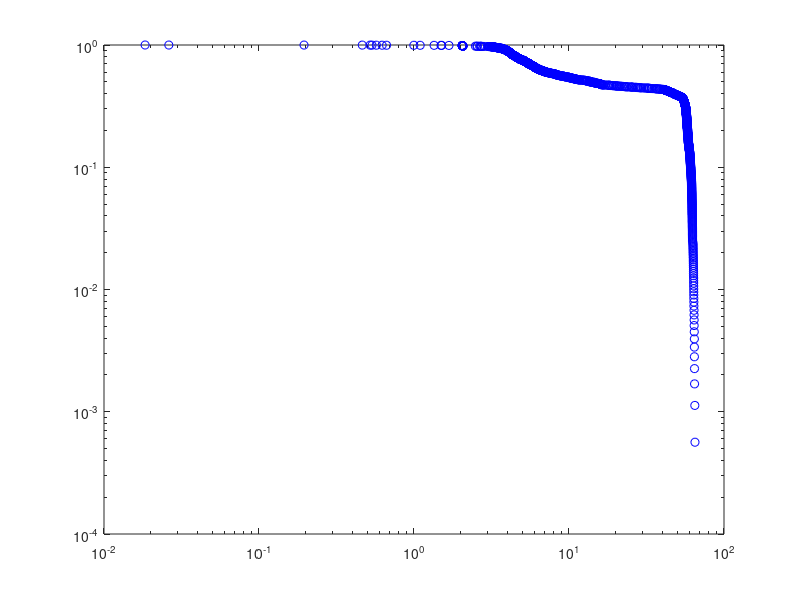

Write MATLAB code to recreate this figure.
roadlength=200; %total length of the road
tsimul = 1000; %Total time of simulation
sigcyc=120; %time signal is red + time signal is green
dutyratio=0.5; %ratio of green signal time to red signal time

P=100; %P is total number of cars
%P=[30,35,40,45,50]; %for different densities
alpha=0.2;%rand(1,P);%0.2;  %constant1 for friction coefficent (vehicle to the road);
bta=0.2;%rand(1,P);%0.2;     %bta for acceleration de-acceleration co-efficent
rt=0.3;%rand(1,P);%0.3;       %constant3 reaction time of the driver
rr = 0.6;    %limit of random term in the acceleration
dt = [];     %%% collecting all time updates
Vel = [];    %%% collecting all velocity updates
X = [];
thresholdspeed=0.1; %speed below which a car is considered to be in a congestion
wt=cell(1,length(P)); %array storing how long a car has speed less than thresholdspeed 

for kl=1:1%no of realization
    for lk=1:length(P)
        p=P(lk);
        fp=(1:1:p);%fix the focusing point
        l=randperm(roadlength);
        l=sort(l(1:p),'ascend');%initialize the space position in link 
        vel_h = ones(1,p);                                   %%%% intitiaing all velocities
        time=0;
        wt_zr_vl=[];%to store time of selected car whose velocity stays less than thresholdspeed;
        tmp=zeros(1,p);
        z_s_t=zeros(1,p);%intialize the starting time of car 1 whose velocity stays under thresholdspeed
        greentime=dutyratio*sigcyc; %total time light is green during a signal cycle
        redtime=sigcyc-greentime;

        while (time<tsimul)
            green=0;
            while (green<greentime)
                dis_h=[(diff(l)-1),(roadlength-l(end)+l(1)-1)];%distance head
                dis_h = round(dis_h*1e8)/1e8;                               %%%% rounding off distance values to avoid math errors
                
                rndm_deceleration=zeros(1,p);                               %%%initialize the random deaccelration
                rdm_arr=randperm(p);                                        %%%randomize the car numbers
                rndm_deceleration(rdm_arr(1))=rr*rand;                     %%%pick the first number in rdm_arr and assign the deceleration radomly between 0 to .6
                
                acc = -(alpha + rndm_deceleration).*vel_h + bta.*(((dis_h-(vel_h.*rt)))./(dis_h+1));%%% acceleration update
                acc(dis_h==0) = -100;                                       %%% stop if too close to the car in front
                det = 2*acc.*dis_h + vel_h.^2;                              %%% determinant: u0^2 + 2as, while calculating time, t = (-v0 + sqrt(u0^2 + 2as))/a
                ind_d = find(det>=0 & acc~=0);
                ind_d1 = find(det<0 & acc~=0);
                ind_d2 = find(acc==0 & vel_h~=0 & dis_h~=0);
                Tou = [(sqrt(det(ind_d)) - vel_h(ind_d))./acc(ind_d), -vel_h(ind_d1)./acc(ind_d1), dis_h(ind_d2)./vel_h(ind_d2)];
                tou = min(Tou(Tou~=0));
                g=tou;
                g=(~((green+g)<greentime))*(greentime-green)+((green+g)<greentime)*g;%adjust the green time to make the total green time equals to greentime
                green=green+g;
%                dt = [dt,g];                                                %%% collecting all time updates
                d = find(dis_h~=0);
                
                l(d) = l(d) + vel_h(d)*g + 0.5*acc(d)*g*g;                  %%% distance update
                vel_h = vel_h + acc*g;                                      %%% velocity update
        
                for klj=1:p
                   
                    if (vel_h(fp==klj)<thresholdspeed)%&&(l(fp==1)>65)
                        if ((tmp(klj)==0))% & (acc(fp==klj)~=0))
                            tmp(klj)=1;
                            z_s_t(klj)=time+green + ((thresholdspeed-vel_h(fp==klj))/acc(fp==klj));%%% time at which the velocity drops below the threshold
                        end
                   end
                   
                   if (~(vel_h(fp==klj)<thresholdspeed))
                       if ((tmp(klj)==1))% & (acc(fp==klj)~=0))
                           tmp(klj)=0;
                           wt_zr_vl=[wt_zr_vl,time+green-z_s_t(klj) + ((thresholdspeed-vel_h(fp==klj))/acc(fp==klj))];%%% time at which the velocity rises above the threshold
                       end
                   end
                end
                
                vel_h(vel_h<0) = 0;                                         %%% negative velocities are not possible

                l = mod(l,roadlength);                                      %%% to make sure periodic boundary condition
                [l,ind]=sort(l,'ascend');
                fp=fp(ind);
                vel_h = vel_h(ind);
%                Vel = [Vel, vel_h(fp==1)];              
%                X = [X;l];
            end
            
            %l = mod(l,roadlength);                                          %%% to make sure periodic boundary condition
            %[l,ind]=sort(l,'ascend');
            %fp=fp(ind);
            %vel_h = vel_h(ind);
            red=0;

            while (red<redtime)
                %dis_h=[(diff(l)-1),(roadlength-l(end))];%position of the signal is 100
                %%%% the above line is replaced by the following line to include
                %%%% the case where a car just crosses the signal when it turns red
                dis_h=[(diff(l)-1),min((roadlength-l(end)),(roadlength-l(end)+l(1)-1))];%position of the signal is 100
                dis_h = round(dis_h*1e8)/1e8;                               %%%% rounding off distance values to avoid math errors
        
                rndm_deceleration=zeros(1,p);                               %%%initialize the random deaccelration
                rdm_arr=randperm(p);                                        %%%randomize the car numbers
                rndm_deceleration(rdm_arr(1))=rr*rand;                     %%%pick the first number in rdm_arr and assign the deceleration radomly between 0 to .6
                
                acc = -(alpha + rndm_deceleration).*vel_h + bta.*(((dis_h-(vel_h.*rt)))./(dis_h+1));%%% acceleration update
                acc(dis_h==0) = -100;                                       %%% stop if too close to the car in front
                det = 2*acc.*dis_h + vel_h.^2;                              %%% determinant: u0^2 + 2as, while calculating time, t = (-v0 + sqrt(u0^2 + 2as)0/a
                ind_d = find(det>=0 & acc~=0);
                ind_d1 = find(det<0 & acc~=0);
                ind_d2 = find(acc==0 & vel_h~=0 & dis_h~=0);
                Tou = [(sqrt(det(ind_d)) - vel_h(ind_d))./acc(ind_d), -vel_h(ind_d1)./acc(ind_d1), dis_h(ind_d2)./vel_h(ind_d2)];
                tou = min(Tou(Tou>0));
                r=tou;
                r=(~((red+r)<redtime))*(redtime-red)+((red+r)<redtime)*r;%adjust kmc ts to make the total red time is redtime
                red=red+r;
%                dt = [dt,r];                                                %%% collecting all time updates
                d = find(dis_h~=0);
                
                l(d) = l(d) + vel_h(d)*r + 0.5*acc(d)*r*r;                  %%% distance update
                vel_h = vel_h + acc*r;                                      %%% velocity update
        
                for klj=1:p

                    if (vel_h(fp==klj)<thresholdspeed)%&&(l(fp==1)>65)
                        if ((tmp(klj)==0))% & (acc(fp==klj)~=0))
                            tmp(klj)=1;
                            z_s_t(klj)=time+green+red + ((thresholdspeed-vel_h(fp==klj))/acc(fp==klj));%%% time at which the velocity drops below the threshold
                        end
                    end
                    
                    if (~(vel_h(fp==klj)<thresholdspeed))
                        if ((tmp(klj)==1))% & (acc(fp==klj)~=0))
                            tmp(klj)=0;
                            wt_zr_vl=[wt_zr_vl,time+green+red-z_s_t(klj) + ((thresholdspeed-vel_h(fp==klj))/acc(fp==klj))];%%% time at which the velocity rises above the threshold
                        end
                    end
                end
                
                vel_h(vel_h<0) = 0;                                         %%% negative velocities are not possible
%                Vel = [Vel, vel_h(fp==1)];              
%                X = [X;l];
            end
            
            time=time+sigcyc;
        end
        
        wt{kl,lk}=wt_zr_vl(1:end); %discarding the first 2000 waiting time values as transients   %%%% changed from 10000 to 1
    end
    
end%end of no of realization
%figure,
%for i=1:length(Vel),
%hold on;
%plot(X(i,:),sum(dt(1:i)),'.');
%end;

%for generating speed profile of the first car
%figure,
%plot(cumsum(dt),Vel,'g <');
figure; loglog(sort(wt{1},'descend'),[1:length(wt{1})]/length(wt{1}),'b o');
